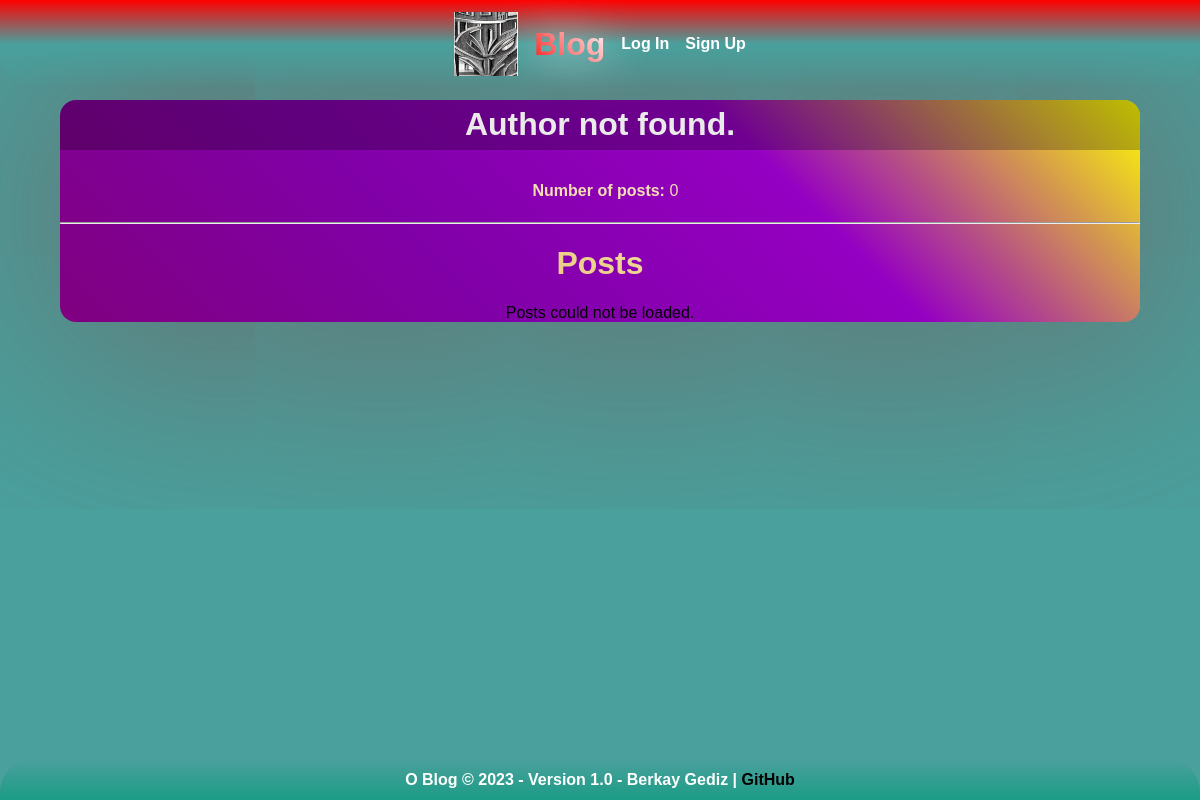
/profile.php?username=bg, run on an earlier commit of the app's database.
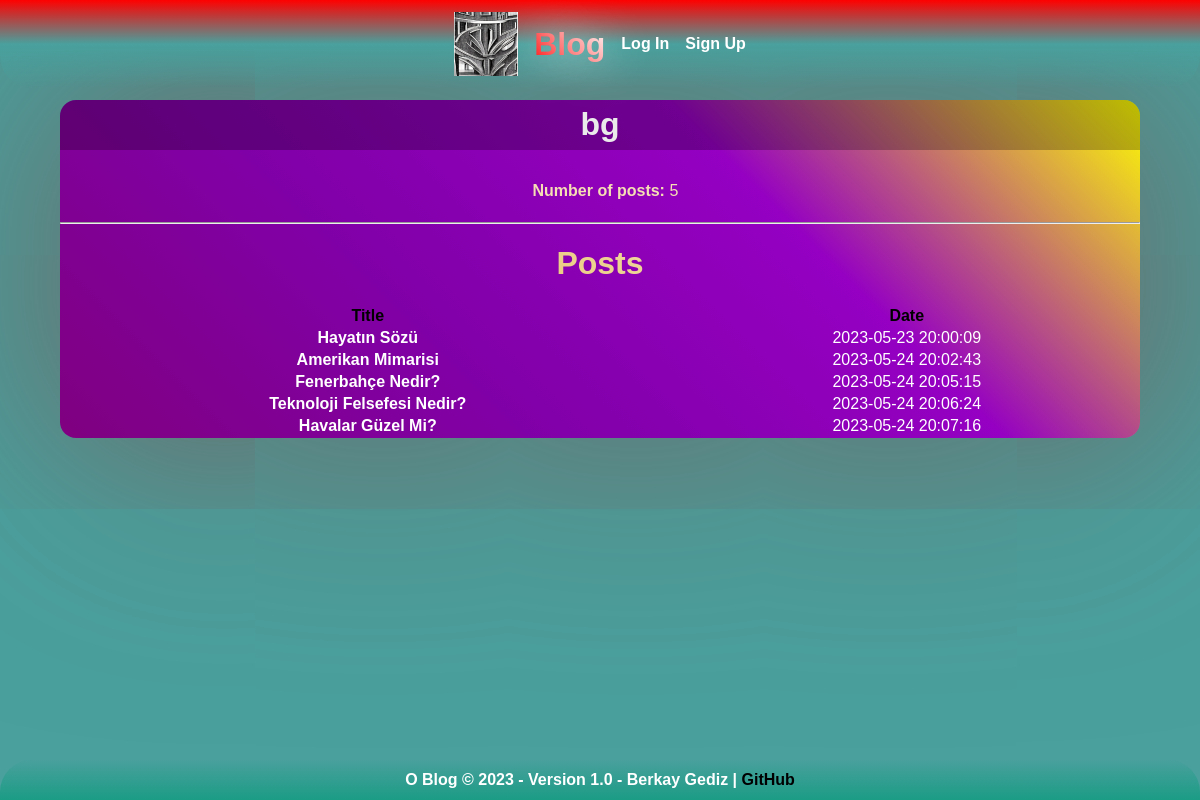
And on a later commit of the database.
### tables this page shows
CREATE TABLE `author` (
  `id` int(11) NOT NULL,
  `username` varchar(50) NOT NULL,
  `email` varchar(100) NOT NULL,
  `password` varchar(100) NOT NULL,
  `isadmin` tinyint(1) NOT NULL DEFAULT 0,
  `regdate` timestamp NOT NULL DEFAULT current_timestamp() ON UPDATE current_timestamp()
);

CREATE TABLE `post` (
  `id` int(11) NOT NULL,
  `title` varchar(200) NOT NULL,
  `text` text NOT NULL,
  `authorid` int(11) NOT NULL,
  `categoryid` int(11) NOT NULL,
  `date` timestamp NOT NULL DEFAULT current_timestamp() ON UPDATE current_timestamp()
);

### profile.php (the view, shortened to what this page needs)
<!DOCTYPE html>
<html lang="en">
<head>
    <?php
    include("connect.php");
    ?>
    <link rel="stylesheet" href="css/style.css">
</head>
<body>
    <header>
        <div class="navbar-icon">
            <a href="index.php" style="text-decoration: none; display: flex; align-items: center;">
                <img src="img/o_favicon.png">
                <h1>Blog</h1>
            </a>
        </div>
        <?php
        include("nav.php");
        ?>
    </header>
    <main>
        <div id="profile"
            style="background: linear-gradient(45deg, purple, rgb(128, 0, 167), rgb(149, 0, 194), yellow); color: black;">
            <div class="profile-item">
                <?php
                if (isset($_GET["username"])) {
                    $username = $_GET["username"];
                    $authorQuery = mysqli_prepare($checkdb, "SELECT * FROM author WHERE username = ?");
                    mysqli_stmt_bind_param($authorQuery, "s", $username);
                    mysqli_stmt_execute($authorQuery);
                    $result = mysqli_stmt_get_result($authorQuery);
                    if (mysqli_num_rows($result) > 0) {
                        $authorData = mysqli_fetch_assoc($result);
                        echo $authorData["username"];
                    } else {
                        echo "Author not found.";
                    }
                } else {
                    echo "Author not found.";
                }
                ?>
            </div>
            <div id="profile-info">
                <div style="clear:both; padding-left:1%;padding-top: 1%; color: wheat;"><b>Number of posts:</b>
                    <?php
                    if (isset($_GET["username"])) {
                        $username = $_GET["username"];
                        $postCountQuery = mysqli_prepare($checkdb, "SELECT COUNT(*) FROM post INNER JOIN author ON post.authorid = author.id WHERE author.username = ?");
                        mysqli_stmt_bind_param($postCountQuery, "s", $username);
                        mysqli_stmt_execute($postCountQuery);
                        $result = mysqli_stmt_get_result($postCountQuery);
                        $row = mysqli_fetch_array($result);
                        $postCount = $row[0];
                        echo $postCount;
                    } else {
                        echo "-";
                    }
                    ?>
                </div>
            </div>
            <div class="context" style="margin-top: 2%;">
                <hr>
                <h1>Posts</h1>
                <?php
                if (isset($_GET["username"])) {
                    $username = $_GET["username"];
                    $postsQuery = mysqli_prepare($checkdb, "SELECT * FROM author INNER JOIN post ON post.authorid = author.id WHERE author.username = ?");
                    mysqli_stmt_bind_param($postsQuery, "s", $username);
                    mysqli_stmt_execute($postsQuery);
                    $result = mysqli_stmt_get_result($postsQuery);
                    if (mysqli_num_rows($result) > 0) {
                        echo "<table style='width:100%;'>";
                        echo "<tr><th>Title</th><th>Date</th></tr>";
                        while ($post = mysqli_fetch_assoc($result)) {
                            echo "<tr style='color:white;'><td><a style='word-break:break-all;' href='post.php?id=" . $post["id"] . "'>" . $post["title"] . "</a></td><td>" . $post["date"] . "</td></tr>";
                        }
                        echo "</table>";
                    } else {
                        echo "Posts could not be loaded.";
                    }
                } else {
                    echo "Posts could not be loaded.";
                }
                ?>
            </div>
        </div>
    </main>
    <?php
    include("footer.php");
    ?>
</body>
</html>

### includes/nav.php
<?php
if (isset($_SESSION["loggedin"]) && $_SESSION["loggedin"] == true) {
    echo "<div class='nav-container'>";
    echo "<a href='index.php' class='nav-element'>Explore</a>";
    echo "<a href='authors.php' class='nav-element'>Authors</a>";
    echo "<a href='my-posts.php' class='nav-element'>My Posts</a>";
    echo "<a href='my-comments.php' class='nav-element'>My Comments</a>";
    echo "<img><a class='nav-element'href='profile.php?username=" . $_SESSION["username"] . "'>" . $_SESSION["username"] . "</a></div>";
    echo "<a href='logout.php' class='nav-element'>Logout</a>";
    echo "</div>";
} else {
    echo "<div class='nav-container'>";
    echo "<a href='login.php' class='nav-element'>Log In</a>";
    echo "<a href='register.php' class='nav-element'>Sign Up</a>";
    echo "</div>";
}
?>

### includes/footer.php
<?php
echo '<footer>';
echo '<p style="color: white; font-weight: bold;">O Blog &copy; 2023 - Version 1.0 - Berkay Gediz | <a style="color:black;" href="https://github.com/berkaygediz">GitHub</a> </p>';
echo '</footer>';
?>

### assets/css/style.css (style rules this page uses)
body { padding: 0; margin: 0; background-color: #49a09d; display: flex; flex-direction: column; align-items: center; font-family: Arial, Helvetica, sans-serif; color: white; }
header { z-index: 999; display: flex; justify-content: center; align-items: center; width: 100%; height: 11vh; background: linear-gradient(360deg, transparent, #49a09d, red); border-bottom-left-radius: 2rem; border-bottom-right-radius: 2rem; max-height: auto; max-width: auto; position: fixed; }
header img { height: 8vh; max-height: auto; max-width: auto; }
main { z-index: 998; width: 90%; margin-top: 12.5vh; justify-content: center; align-items: center; background-color: transparent; text-align: left; margin-bottom: 4vh; }
footer { z-index: 997; border-top-left-radius: 2rem; border-top-right-radius: 2rem; transition: all 1s ease-in-out; display: flex; justify-content: center; align-items: center; width: 100%; height: 5vh; background: linear-gradient(180deg, #49a09d, #1b9c85); background-color: #1b9c85; position: fixed; bottom: 0; }
footer p { font-size: 1rem; color: white; }
a { text-decoration: none; color: white; font-weight: bold; }
.nav-container { display: flex; justify-content: flex-start; align-items: center; overflow-x: auto; background: transparent; padding: 1vh 2vh; white-space: nowrap; }
.nav-element { text-decoration: none; color: white; font-weight: bold; margin-right: 1rem; transition: all 0.2s ease-in-out; }
.nav-element:last-child { margin-right: 0; }
.nav-element:before { content: "|"; margin-right: 1rem; }
.nav-element:first-child:before { content: ""; margin-right: 0; }
.nav-element:last-child:before { content: none; }
.navbar-icon { display: flex; align-items: center; margin-left: 1rem; }
.navbar-icon img { height: 8vh; max-height: auto; max-width: auto; }
.navbar-icon h1 { text-shadow: 0 0 45px white; font-weight: bold; background: -webkit-linear-gradient(45deg, red, #ffffff); -webkit-background-clip: text; background-clip: text; -webkit-text-fill-color: transparent; margin-left: 1rem; }
.profile-item { color: #ebeaea; user-select: none; background-color: rgba(0, 0, 0, 0.253); font-weight: bold; padding: 0.6% 0.6%; cursor: pointer; max-width: auto; font-size: 2rem; overflow: hidden; transition: all 0.5s ease-in-out; border-top-left-radius: 1rem; border-top-right-radius: 1rem; text-align: center; }
#profile { border-radius: 1rem; background-image: linear-gradient( 90deg, rgb(223, 0, 0), rgb(162, 0, 255), rgba(196, 253, 253, 0.767) ); margin-bottom: 2%; transition: color 0.5s ease-in-out; box-shadow: 0.5vw 0.5vh 50rem rgb(122, 86, 86); text-align: center; }
#profile-info { user-select: none; filter: brightness(100%); width: 100%; text-align: center; }
h1 { background: -webkit-linear-gradient(45deg, goldenrod, #ffffff); -webkit-background-clip: text; background-clip: text; -webkit-text-fill-color: transparent; }

What changed in the data, as far as the page shows it:
added author: username "bg"
added post: title "Hayatın Sözü", date "2023-05-23 20:00:09"
added post: title "Amerikan Mimarisi", date "2023-05-24 20:02:43"
added post: title "Fenerbahçe Nedir?", date "2023-05-24 20:05:15"
added post: title "Teknoloji Felsefesi Nedir?", date "2023-05-24 20:06:24"
added post: title "Havalar Güzel Mi?", date "2023-05-24 20:07:16"
Also different on the page:
$postCount: "0" → "5"
text no longer shown: "Author not found. Posts could not be loaded."
text now shown: "Title Date"
